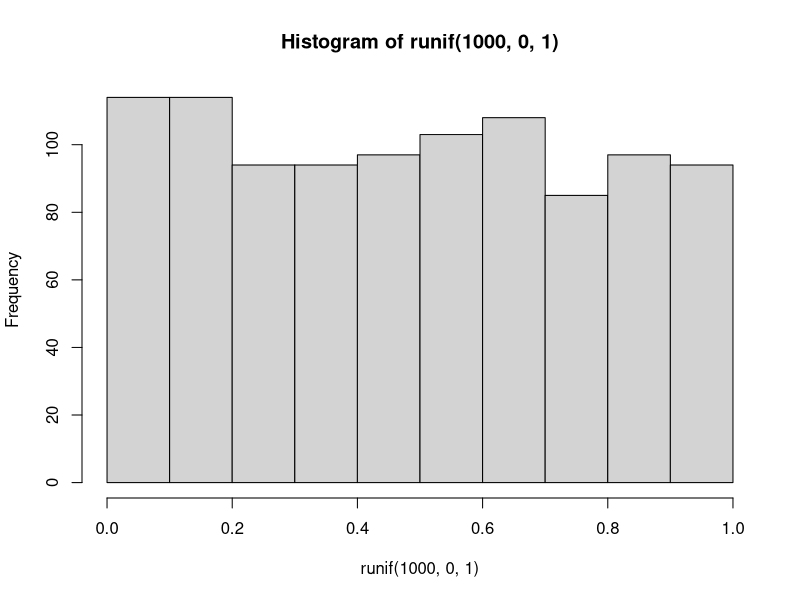
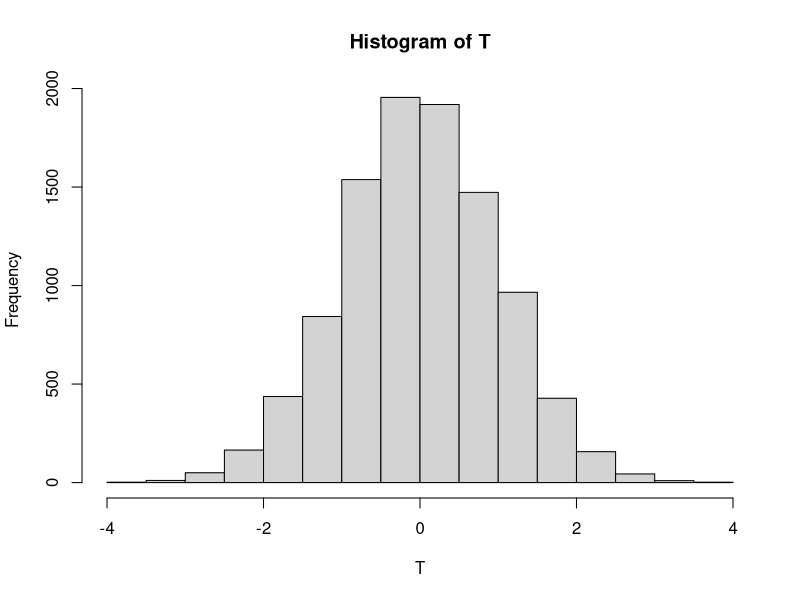
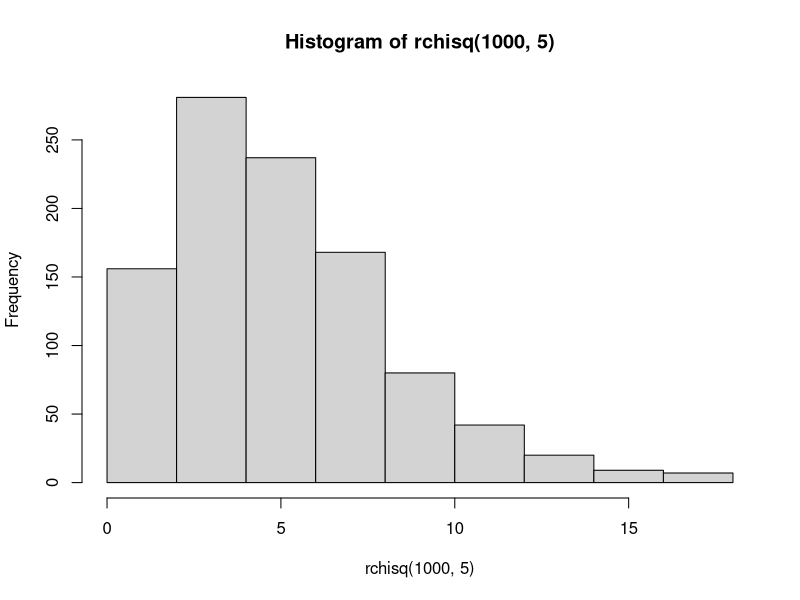
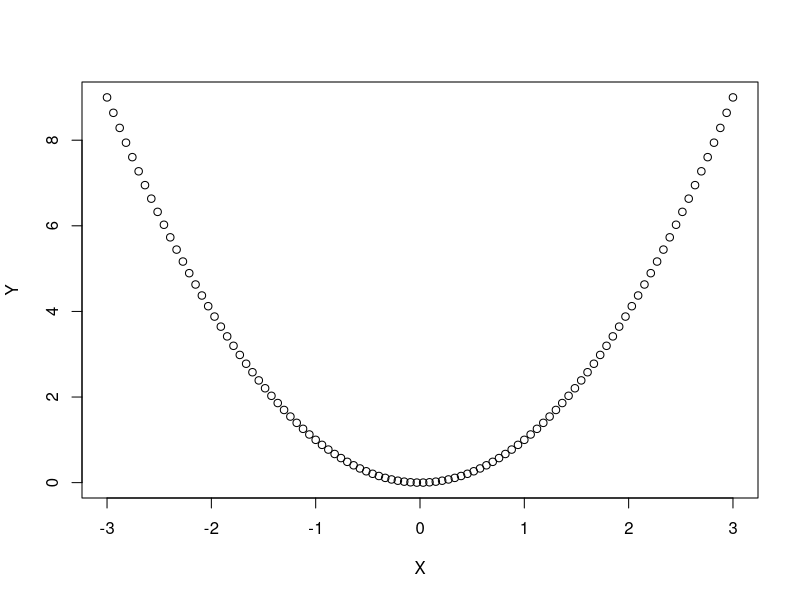
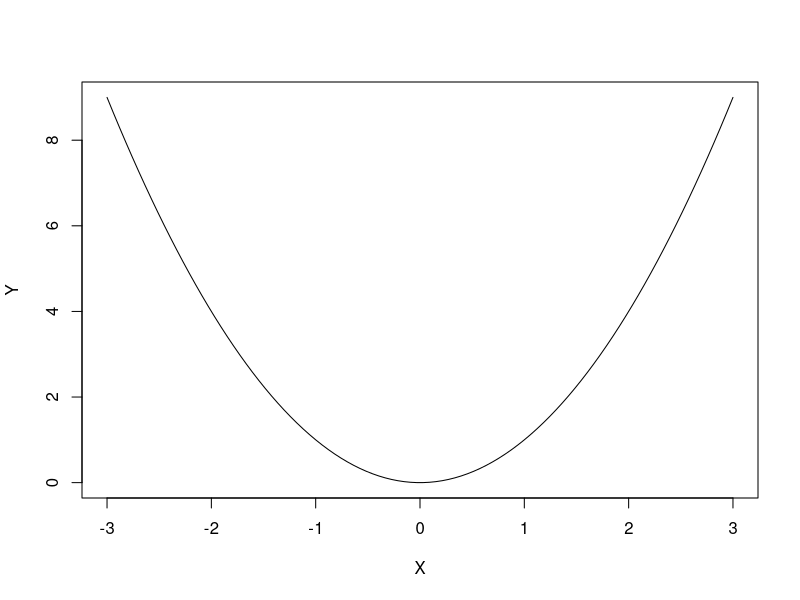
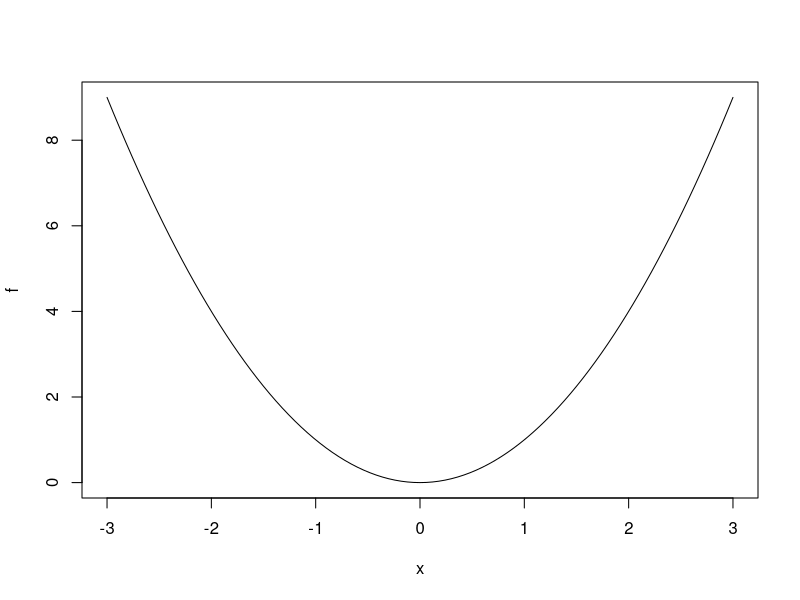
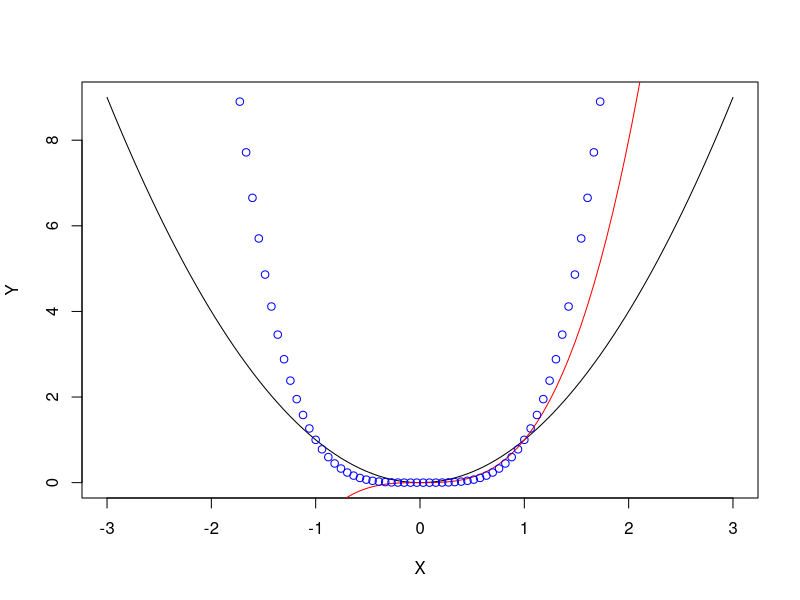
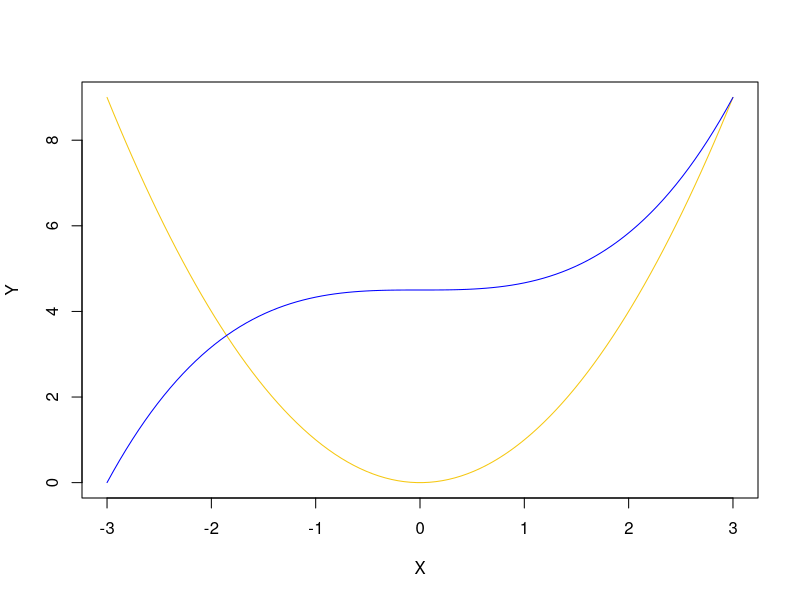

Here is the R script that generated these plots, in order: (Note: this script raises an error after producing the figures.)
#manipulation listes et vecteurs
A=c(1,3,7,9)
1:10
seq(1,10)
seq(1,10,0.5)
seq(1,10,length.out=15)
rep(0,10)
rep(c(1,2),10)
matrix(c(1,2,3,4,5,6,7,8,9),nrow=3)
matrix(c(1,2,3,4,5,6,7,8,9),nrow=3,byrow=TRUE)
#dataframe
df=data.frame(r1=c(0,1,3,5),r2=3:6,r3=rep(c(2,3),2))
df
df[1,2]
df$r2[1]
df[1,]
df[,1]
df$r1
df[c(1,2),]
df[c(1,2),c(1,3)]
df$r2[df$r1>2]

#définir une fonction

f=function(x)
{
  return(x^2)
}
f(c(1,2,3))

#fonctions liées au proba
#fct de répartition
punif(2,0,3) #P(X<2)
pnorm(1,0,1)
pbinom(3,10,0.5)
#inverse fct rep
qnorm(0.975,0,1)
#densite
dnorm(1,0,1)
#generer echantillon aléatoire
runif(1000,0,1)
hist(runif(1000,0,1))
T=rnorm(10000,0,1)
hist(T)
hist(rchisq(1000,5))
#representation graphique
X=seq(-3,3,length.out=100)
Y=f(X)
plot(X,Y)
plot(X,Y,type="l")
length(X)
plot(f,xlim=c(-3,3))
#superposer courbes
plot(X,Y,type="l")
lines(X,X^3,col="red")
points(X,X^4,col="blue")
plot.new()
plot(X,Y,type="l",col=15)
par(new=TRUE)
plot(X,X^3,type="l",col="blue",axes=FALSE,xlab="",ylab="")

#integrale par la méthode des rectangles

rectangle=function(f,a,b,n)
{
  h=(b-a)/n
  val=0
  for(i in seq(a,b-h,h))
  {
    val=val+f(i+h)*h
  }
  return (val)
}
rectangle(f,0,2,100)

#tracer un graphique de l'erreur en fonction de n
n=10000
N=1:n
ErrR=rep(0,n)
for(i in N)
{
  ErrR=abs(rectangle(f,0,1,i)-1/3)
}
plot(ErrR,type="l",xlab="n",ylab="% d'erreur")
plot(log(N),log)
